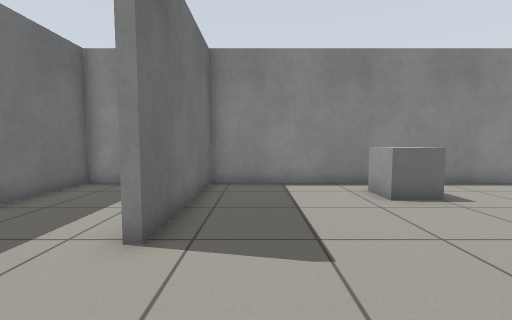
[1] (above)

16 first-person views from a walk through a world built for the Gazebo simulator. The camera is 0.78 m above the floor, tilts 4° down and sees 90° across. The floor is counted in squares, 0.5 m on a side. Each view is taken from the middle of a square. On the plan, view 1 faces up. The plan holds only what a view shows up to about 14 squares ahead; the rest is blank.

[2]
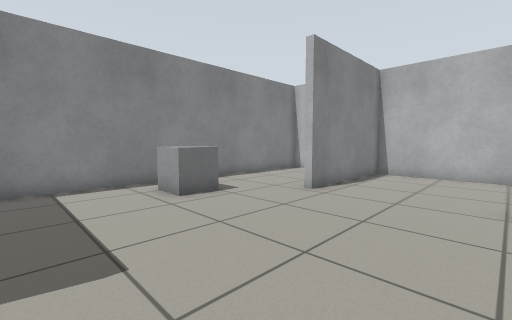

[3]
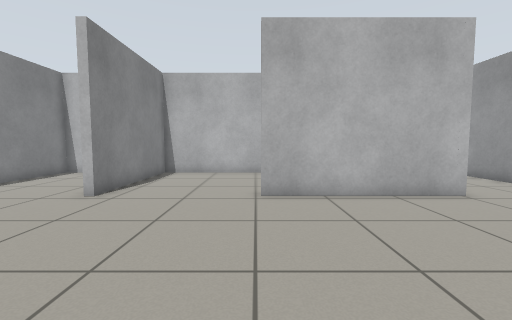

[4]
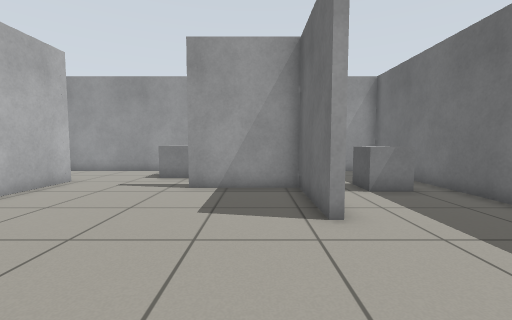

[5]
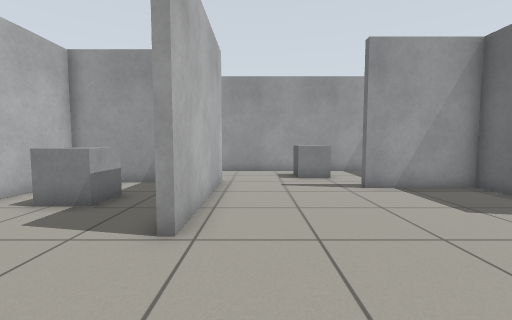

[6]
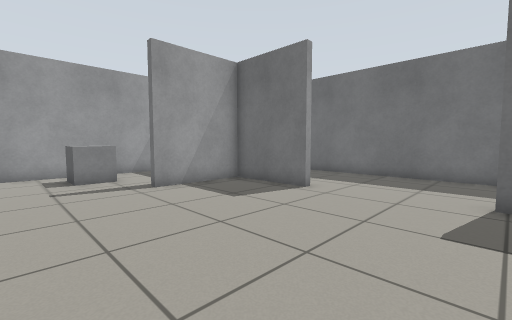

[7]
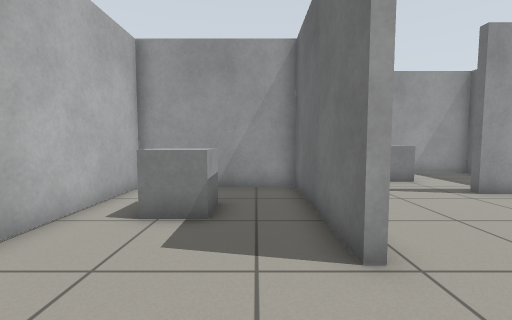

[8]
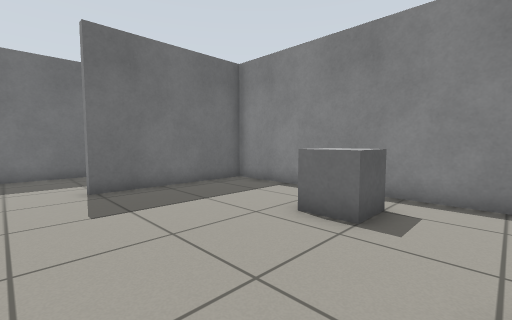

[9]
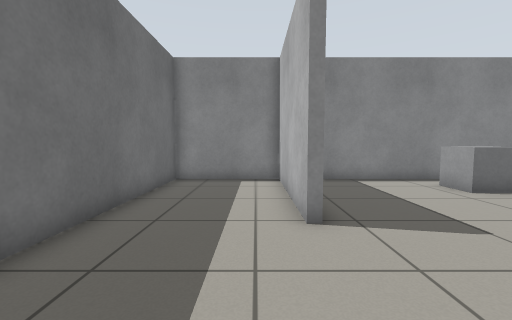

[10]
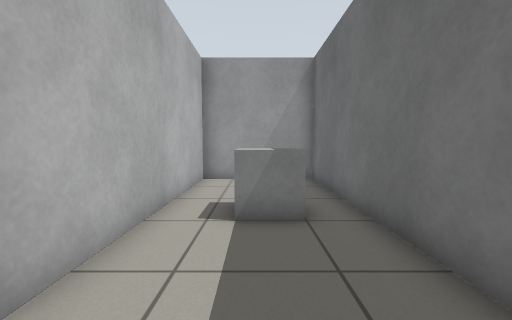

[11]
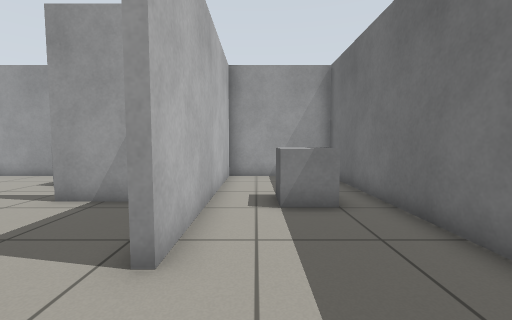

[12]
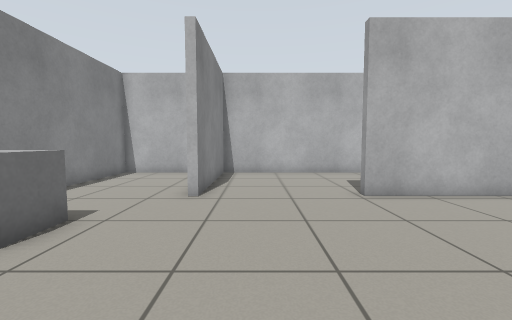

[13]
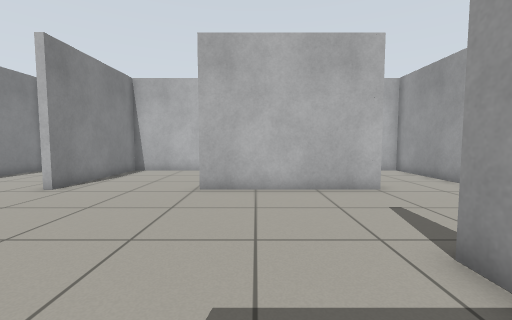

[14]
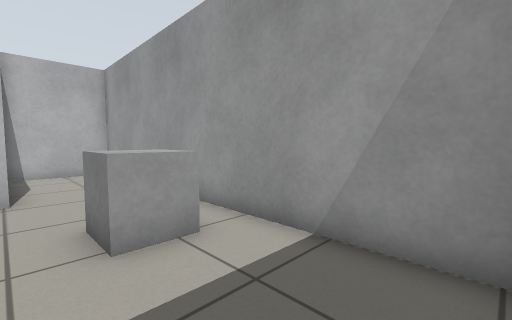

[15]
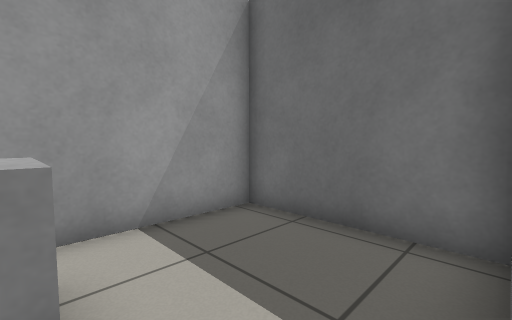

[16]
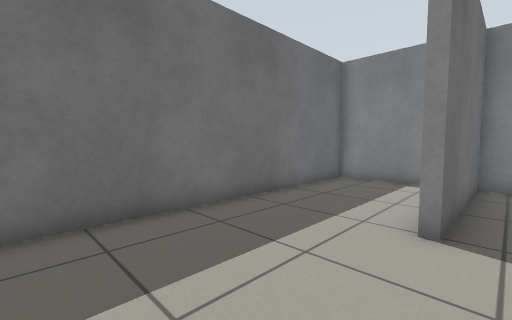

### Floor plan
Points are (right, up) in squares from view 1. A wall is a line through its corners. A room is listed if a view was taken in it or the views show most of it. See-through windows are left out.
Room 1 (views 1, 2, 3, 4, 5, 6, 7, 8, 9, 10, 11, 12, 13, 14, 15, 16)
walls: (-1.5, -4.9) (-1.5, -9.7) (13, -9.7) (13, -6.1); (7.3, -6.1) (7.3, -0.1) (7.6, -0.1) (7.6, -5.8) (13, -5.8) (13, 4.7) (7.2, 4.7); (13, 6.4) (13, 9.7) (-1.7, 9.7) (-1.7, 3.8) (-2, 3.8) (-2, 9.7) (-6.4, 9.7) (-6.4, -9.7) (-1.8, -9.7) (-1.8, -1) (-1.5, -1) (-1.5, -4.6) (2.4, -4.6)
objects: grey box (-5, -5) to (-4, -4); grey box (3, -8) to (4, -7); grey box (4, 7) to (5, 8); grey box (10, -3) to (11, -2)

Where each view was taken, in squares from view 1:
view 1: 0 up, 0 right, facing up
view 2: 0 up, 0 right, facing up-right
view 3: 0 up, 0 right, facing right
view 4: 4 up, 0 right, facing down
view 5: 4 up, 6 right, facing down
view 6: 4 up, 6 right, facing down-left
view 7: 3 up, 9 right, facing down
view 8: 2 up, 7 right, facing up-left
view 9: 1 down, 3 left, facing up
view 10: 1 up, 4 left, facing down
view 11: 2 up, 3 left, facing down
view 12: 3 up, 0 right, facing right
view 13: 2 down, 1 left, facing right
view 14: 6 down, 1 left, facing down-right
view 15: 5 down, 3 right, facing down-left
view 16: 1 down, 1 left, facing up-left
